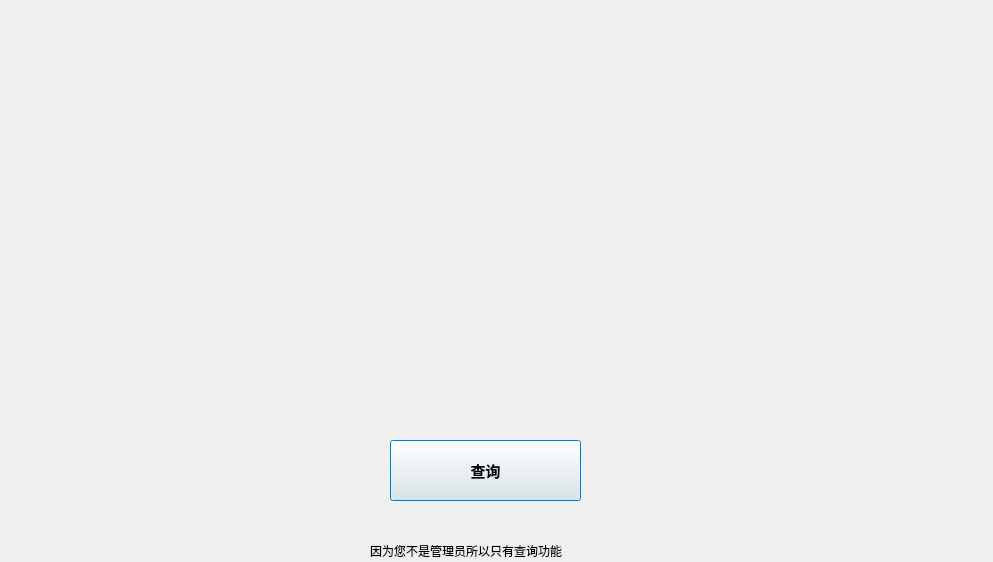
<?xml version="1.0" encoding="UTF-8"?>
<ui version="4.0">
 <class>menu01</class>
 <widget class="QDialog" name="menu01">
  <property name="geometry">
   <rect>
    <x>0</x>
    <y>0</y>
    <width>993</width>
    <height>562</height>
   </rect>
  </property>
  <property name="windowTitle">
   <string>Dialog</string>
  </property>
  <widget class="QPushButton" name="pushButton">
   <property name="geometry">
    <rect>
     <x>390</x>
     <y>440</y>
     <width>191</width>
     <height>61</height>
    </rect>
   </property>
   <property name="font">
    <font>
     <pointsize>11</pointsize>
     <weight>75</weight>
     <bold>true</bold>
    </font>
   </property>
   <property name="text">
    <string>查询</string>
   </property>
  </widget>
  <widget class="QLabel" name="label">
   <property name="geometry">
    <rect>
     <x>370</x>
     <y>530</y>
     <width>271</width>
     <height>41</height>
    </rect>
   </property>
   <property name="text">
    <string>因为您不是管理员所以只有查询功能</string>
   </property>
  </widget>
 </widget>
 <resources/>
 <connections/>
</ui>
